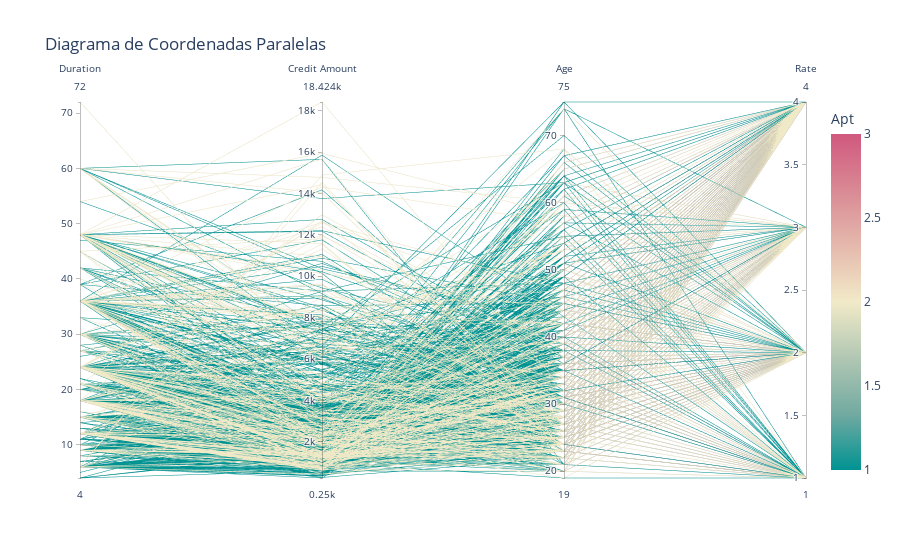

Notebook code cell kept with this figure:
### Markdown cell above
### *Punto 4*

### Code cell
import plotly.express as px
fig = px.parallel_coordinates(data, color='Apt',
                             dimensions = ['Duration', 'Credit Amount', 'Age', 'Rate'],
                             color_continuous_scale=px.colors.diverging.Tealrose,      
                             color_continuous_midpoint=2, title='Diagrama de Coordenadas Paralelas', width=900 )            
fig.show()

### Figure 1 — Plotly figure (JSON) as saved in the notebook; plotly's stock layout.template omitted (floating-point values rounded to 4 significant figures; data arrays with more than 128 entries replaced by an {"elided": "..."} marker saying what was removed)
{"data": [{"dimensions": [{"label": "Duration", "values": {"elided": "1000 int values"}}, {"label": "Credit Amount", "values": {"elided": "1000 int values"}}, {"label": "Age", "values": {"elided": "1000 int values"}}, {"label": "Rate", "values": {"elided": "1000 int values"}}], "domain": {"x": [0, 1], "y": [0, 1]}, "line": {"color": {"elided": "1000 int values"}, "coloraxis": "coloraxis"}, "name": "", "type": "parcoords"}], "layout": {"coloraxis": {"cmid": 2, "colorbar": {"title": {"text": "Apt"}}, "colorscale": [[0, "rgb(0, 147, 146)"], [0.1667, "rgb(114, 170, 161)"], [0.3333, "rgb(177, 199, 179)"], [0.5, "rgb(241, 234, 200)"], [0.6667, "rgb(229, 185, 173)"], [0.8333, "rgb(217, 137, 148)"], [1, "rgb(208, 88, 126)"]]}, "legend": {"tracegroupgap": 0}, "title": {"text": "Diagrama de Coordenadas Paralelas"}, "width": 900}}
